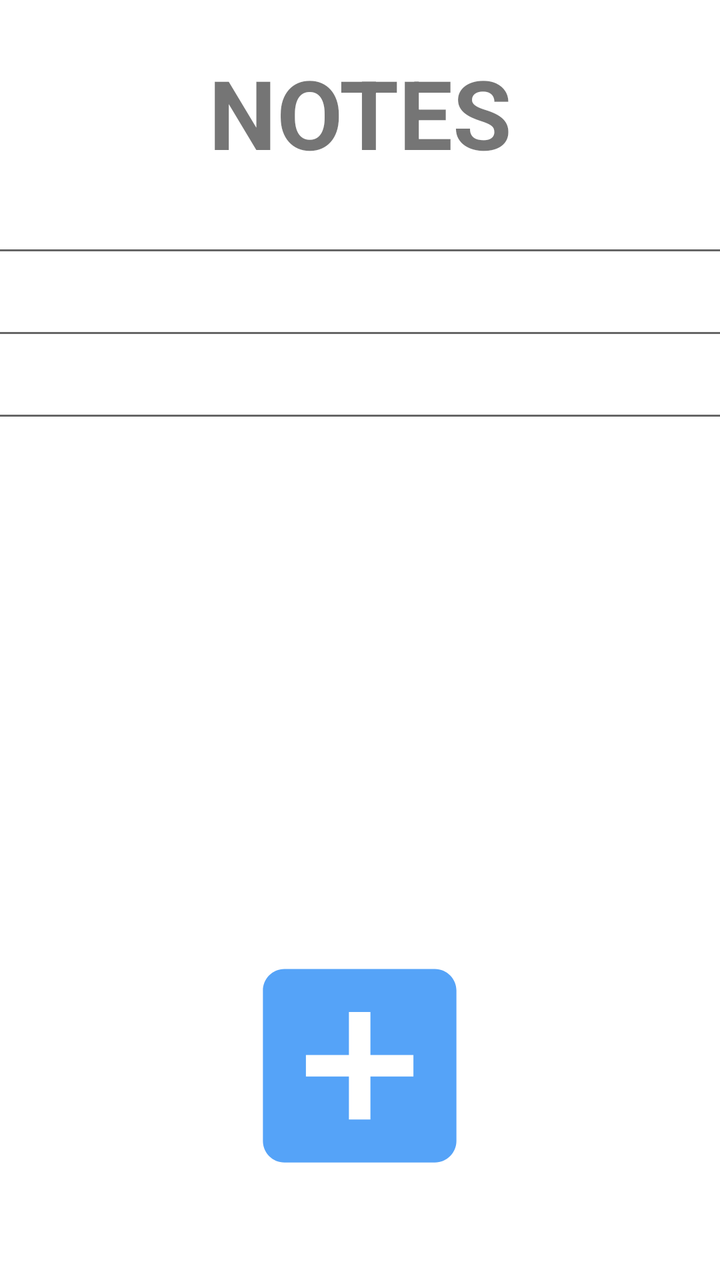
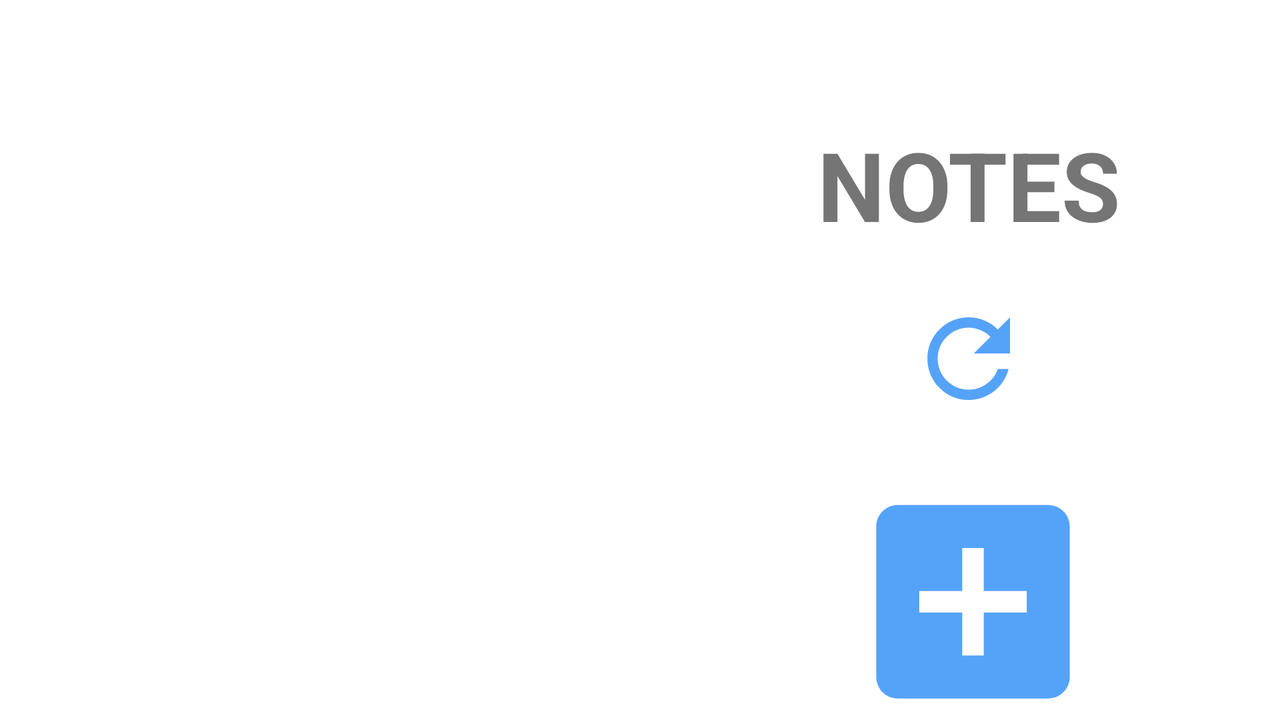

An Android layout and its configuration variant, each rendered on a device that would load it. The default file and the variant file are quoted in full after the pictures.
<!-- AndroidManifest.xml: application theme Theme.SchoolPlanner -->
<!-- res/layout/activity_note.xml -->
<?xml version="1.0" encoding="utf-8"?>
<androidx.constraintlayout.widget.ConstraintLayout xmlns:android="http://schemas.android.com/apk/res/android"
    xmlns:app="http://schemas.android.com/apk/res-auto"
    xmlns:tools="http://schemas.android.com/tools"
    android:layout_width="match_parent"
    android:layout_height="match_parent"
    tools:context=".userinterface.NoteController">

    <ImageView
        android:id="@+id/noteAddButton"
        android:layout_width="148dp"
        android:layout_height="129dp"
        android:clickable="true"
        android:onClick="addNote"
        app:layout_constraintEnd_toEndOf="parent"
        app:layout_constraintHorizontal_bias="0.498"
        app:layout_constraintStart_toStartOf="parent"
        app:layout_constraintTop_toBottomOf="@+id/notesScrollView"
        app:srcCompat="@drawable/ic_baseline_add_box_24"
        tools:ignore="SpeakableTextPresentCheck" />

    <TextView
        android:id="@+id/textView"
        android:layout_width="wrap_content"
        android:layout_height="wrap_content"
        android:layout_marginTop="24dp"
        android:text="@string/note_title"
        android:textAlignment="center"
        android:textSize="48sp"
        android:textStyle="bold"
        app:layout_constraintEnd_toEndOf="parent"
        app:layout_constraintStart_toStartOf="parent"
        app:layout_constraintTop_toTopOf="parent" />

    <ScrollView
        android:id="@+id/notesScrollView"
        android:layout_width="410dp"
        android:layout_height="376dp"
        android:layout_marginTop="4dp"
        app:layout_constraintEnd_toEndOf="parent"
        app:layout_constraintStart_toStartOf="parent"
        app:layout_constraintTop_toBottomOf="@+id/textView">

        <LinearLayout
            android:layout_width="match_parent"
            android:layout_height="wrap_content"
            android:orientation="vertical" >

            <EditText
                android:id="@+id/editTextTextMultiLine"
                android:layout_width="match_parent"
                android:layout_height="wrap_content"
                android:ems="10"
                android:gravity="start|top"
                android:inputType="textMultiLine" />

            <EditText
                android:id="@+id/editTextTextMultiLine2"
                android:layout_width="match_parent"
                android:layout_height="wrap_content"
                android:ems="10"
                android:gravity="start|top"
                android:inputType="textMultiLine" />

            <EditText
                android:id="@+id/editTextTextMultiLine3"
                android:layout_width="match_parent"
                android:layout_height="wrap_content"
                android:ems="10"
                android:gravity="start|top"
                android:inputType="textMultiLine" />
        </LinearLayout>




    </ScrollView>

</androidx.constraintlayout.widget.ConstraintLayout>
<!-- resources referenced by this layout -->
<resources>
  <!-- drawable ic_baseline_add_box_24 (drawable) -->
  <vector android:height="24dp" android:tint="#55A3F8"
      android:viewportHeight="24" android:viewportWidth="24"
      android:width="24dp" xmlns:android="http://schemas.android.com/apk/res/android">
      <path android:fillColor="@android:color/white" android:pathData="M19,3L5,3c-1.11,0 -2,0.9 -2,2v14c0,1.1 0.89,2 2,2h14c1.1,0 2,-0.9 2,-2L21,5c0,-1.1 -0.9,-2 -2,-2zM17,13h-4v4h-2v-4L7,13v-2h4L11,7h2v4h4v2z"/>
  </vector>
  <string name="note_title">NOTES</string>
  <style name="Theme.SchoolPlanner" parent="Theme.MaterialComponents.DayNight.NoActionBar">
          
          <item name="colorPrimary">@color/purple_500</item>
          <item name="colorPrimaryVariant">@color/purple_700</item>
          <item name="colorOnPrimary">@color/white</item>
          
          <item name="colorSecondary">@color/teal_200</item>
          <item name="colorSecondaryVariant">@color/teal_700</item>
          <item name="colorOnSecondary">@color/black</item>
          
          <item name="android:statusBarColor" tools:targetApi="l">?attr/colorPrimaryVariant</item>
          
          <item name="android:windowFullscreen">true</item>
      </style>
</resources>
<!-- res/layout-land/activity_note.xml (the repository's variant of the layout above) -->
<!-- drawn on the phone turned sideways -->
<?xml version="1.0" encoding="utf-8"?>
<androidx.constraintlayout.widget.ConstraintLayout xmlns:android="http://schemas.android.com/apk/res/android"
    xmlns:app="http://schemas.android.com/apk/res-auto"
    xmlns:tools="http://schemas.android.com/tools"
    android:layout_width="match_parent"
    android:layout_height="match_parent"
    tools:context=".userinterface.NoteController">

    <ImageView
        android:id="@+id/noteAddButton"
        android:layout_width="148dp"
        android:layout_height="129dp"
        android:layout_marginTop="112dp"
        android:clickable="true"
        android:onClick="addNote"
        app:layout_constraintEnd_toEndOf="parent"
        app:layout_constraintHorizontal_bias="0.838"
        app:layout_constraintStart_toStartOf="parent"
        app:layout_constraintTop_toBottomOf="@+id/textView"
        app:srcCompat="@drawable/ic_baseline_add_box_24"
        tools:ignore="SpeakableTextPresentCheck" />

    <TextView
        android:id="@+id/textView"
        android:layout_width="wrap_content"
        android:layout_height="wrap_content"
        android:layout_marginTop="60dp"
        android:text="@string/note_title"
        android:textAlignment="center"
        android:textSize="48sp"
        android:textStyle="bold"
        app:layout_constraintEnd_toEndOf="parent"
        app:layout_constraintHorizontal_bias="0.837"
        app:layout_constraintStart_toStartOf="parent"
        app:layout_constraintTop_toTopOf="parent" />

    <ScrollView
        android:id="@+id/notesScrollView"
        android:layout_width="308dp"
        android:layout_height="308dp"
        android:layout_marginTop="60dp"
        app:layout_constraintEnd_toEndOf="parent"
        app:layout_constraintHorizontal_bias="0.148"
        app:layout_constraintStart_toStartOf="parent"
        app:layout_constraintTop_toTopOf="parent">

        <LinearLayout
            android:id="@+id/noteDisplayList"
            android:layout_width="match_parent"
            android:layout_height="wrap_content"
            android:orientation="vertical" />
    </ScrollView>

    <ImageView
        android:id="@+id/imageView"
        android:layout_width="64dp"
        android:layout_height="62dp"
        android:layout_marginTop="24dp"
        android:onClick="refresh"
        app:layout_constraintEnd_toEndOf="@+id/textView"
        app:layout_constraintStart_toStartOf="@+id/textView"
        app:layout_constraintTop_toBottomOf="@+id/textView"
        app:srcCompat="@drawable/ic_baseline_refresh_24" />

</androidx.constraintlayout.widget.ConstraintLayout>
<!-- resources referenced by the variant -->
<!-- as the phone turned sideways resolves them -->
<resources>
  <!-- drawable ic_baseline_add_box_24 (drawable) -->
  <vector android:height="24dp" android:tint="#55A3F8"
      android:viewportHeight="24" android:viewportWidth="24"
      android:width="24dp" xmlns:android="http://schemas.android.com/apk/res/android">
      <path android:fillColor="@android:color/white" android:pathData="M19,3L5,3c-1.11,0 -2,0.9 -2,2v14c0,1.1 0.89,2 2,2h14c1.1,0 2,-0.9 2,-2L21,5c0,-1.1 -0.9,-2 -2,-2zM17,13h-4v4h-2v-4L7,13v-2h4L11,7h2v4h4v2z"/>
  </vector>
  <!-- drawable ic_baseline_refresh_24 (drawable) -->
  <vector android:height="24dp" android:tint="#55A3F8"
      android:viewportHeight="24" android:viewportWidth="24"
      android:width="24dp" xmlns:android="http://schemas.android.com/apk/res/android">
      <path android:fillColor="@android:color/white" android:pathData="M17.65,6.35C16.2,4.9 14.21,4 12,4c-4.42,0 -7.99,3.58 -7.99,8s3.57,8 7.99,8c3.73,0 6.84,-2.55 7.73,-6h-2.08c-0.82,2.33 -3.04,4 -5.65,4 -3.31,0 -6,-2.69 -6,-6s2.69,-6 6,-6c1.66,0 3.14,0.69 4.22,1.78L13,11h7V4l-2.35,2.35z"/>
  </vector>
  <string name="note_title">NOTES</string>
  <style name="Theme.SchoolPlanner" parent="Theme.MaterialComponents.DayNight.NoActionBar">
          
          <item name="colorPrimary">@color/purple_500</item>
          <item name="colorPrimaryVariant">@color/purple_700</item>
          <item name="colorOnPrimary">@color/white</item>
          
          <item name="colorSecondary">@color/teal_200</item>
          <item name="colorSecondaryVariant">@color/teal_700</item>
          <item name="colorOnSecondary">@color/black</item>
          
          <item name="android:statusBarColor" tools:targetApi="l">?attr/colorPrimaryVariant</item>
          
          <item name="android:windowFullscreen">true</item>
      </style>
</resources>
